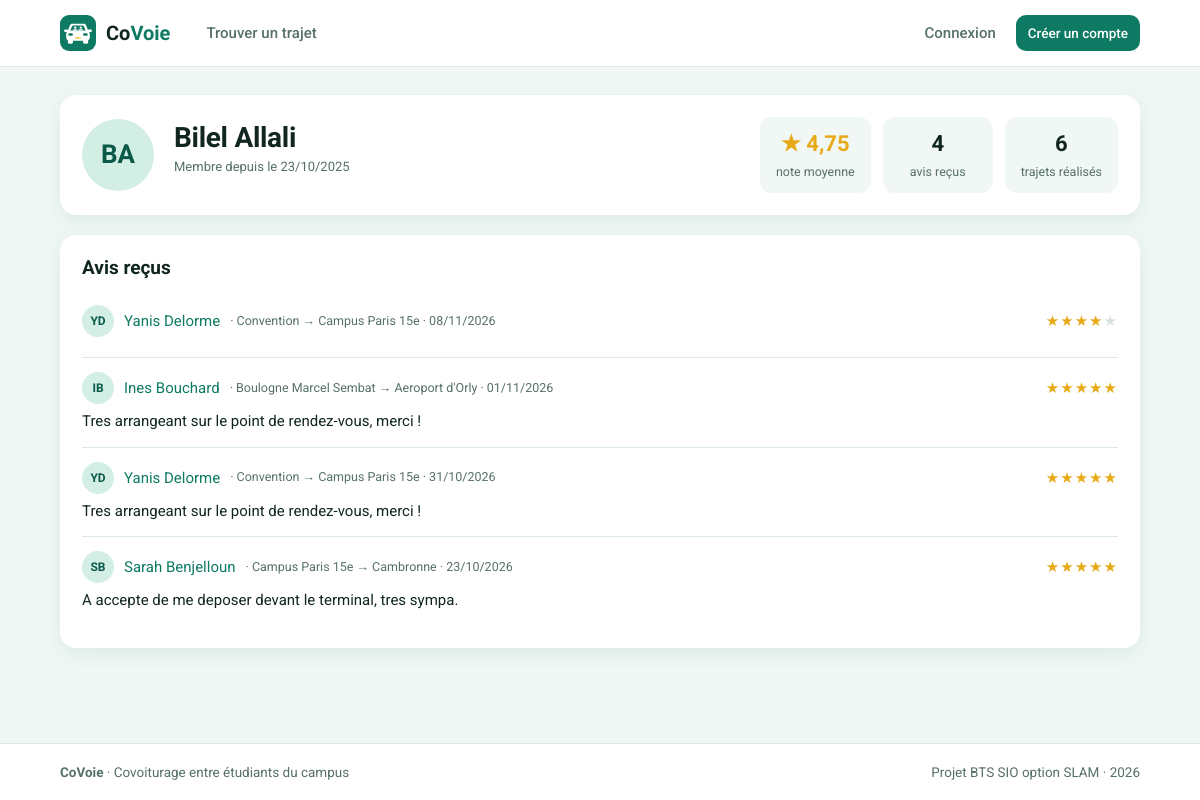
/index.php?page=profil&id=2, run on an earlier commit of the app's database.
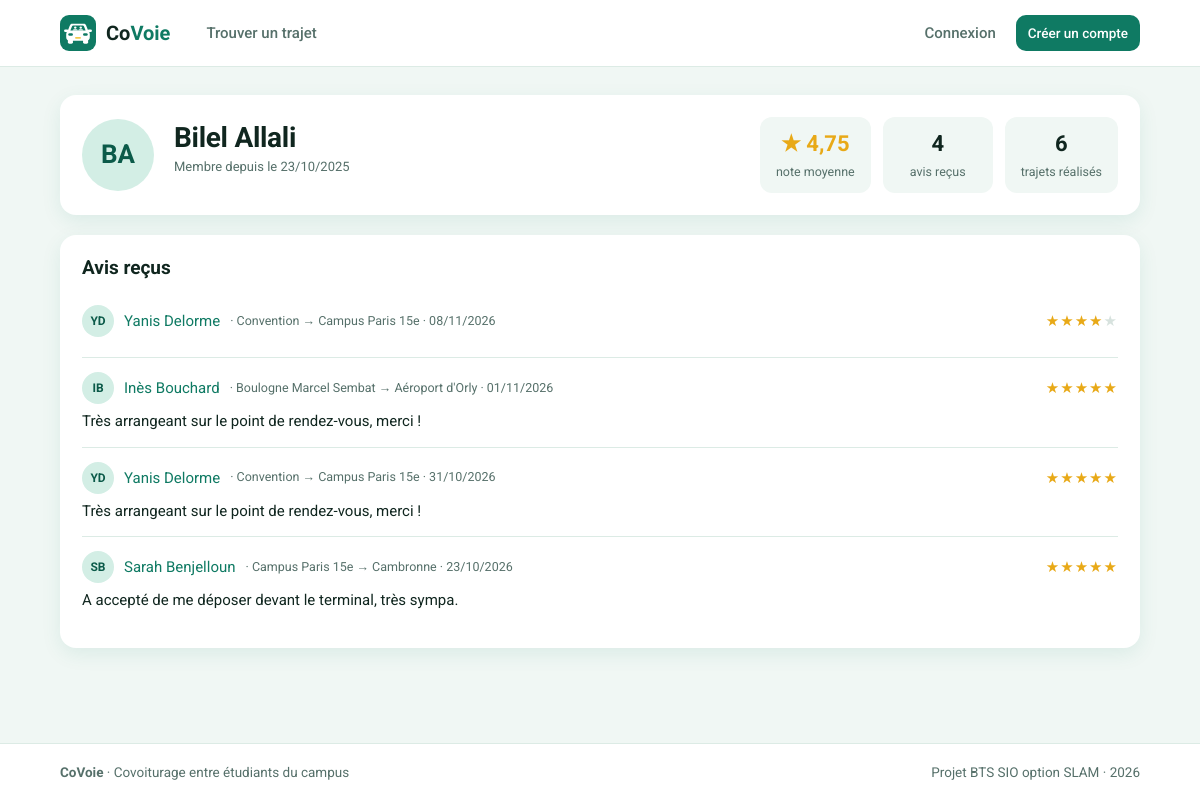
And on a later commit of the database.
### tables this page shows
CREATE TABLE avis (
    id          INT(11)  NOT NULL AUTO_INCREMENT,
    note        INT(1)   NOT NULL,
    commentaire TEXT     NULL,
    date_avis   DATETIME NOT NULL,
    id_trajet   INT(11)  NOT NULL,
    id_auteur   INT(11)  NOT NULL,
    id_cible    INT(11)  NOT NULL,

    PRIMARY KEY (id),

     
    UNIQUE KEY un_seul_avis (id_trajet, id_auteur, id_cible),
    KEY recherche_cible (id_cible),

    CONSTRAINT fk_avis_trajet
        FOREIGN KEY (id_trajet) REFERENCES trajets (id) ON DELETE CASCADE,
    CONSTRAINT fk_avis_auteur
        FOREIGN KEY (id_auteur) REFERENCES utilisateurs (id) ON DELETE CASCADE,
    CONSTRAINT fk_avis_cible
        FOREIGN KEY (id_cible) REFERENCES utilisateurs (id) ON DELETE CASCADE
);

CREATE TABLE utilisateurs (
    id               INT(11)      NOT NULL AUTO_INCREMENT,
    nom              VARCHAR(100) NOT NULL,
    email            VARCHAR(180) NOT NULL,
    mot_de_passe     VARCHAR(255) NOT NULL,
    role             VARCHAR(10)  NOT NULL DEFAULT 'membre',
    date_inscription DATETIME     NOT NULL,

    PRIMARY KEY (id),
    UNIQUE KEY email_unique (email)
);

CREATE TABLE trajets (
    id               INT(11)      NOT NULL AUTO_INCREMENT,
    origine          VARCHAR(120) NOT NULL,
    destination      VARCHAR(120) NOT NULL,
    date_heure       DATETIME     NOT NULL,
    places_totales   INT(2)       NOT NULL,
    places_restantes INT(2)       NOT NULL,
    statut           VARCHAR(10)  NOT NULL DEFAULT 'Ouvert',
    prix             DECIMAL(6,2) NOT NULL DEFAULT 0.00,
    id_conducteur    INT(11)      NOT NULL,

    PRIMARY KEY (id),
    KEY recherche (statut, date_heure),

    CONSTRAINT fk_trajet_conducteur
        FOREIGN KEY (id_conducteur) REFERENCES utilisateurs (id)
        ON DELETE CASCADE
);

### controleurs/AccueilController.php (called while the page is built, shortened)
<?php
class AccueilController
{
    public function profil(): void
    {
        if (!isset($_GET['id'])) {
            $id = proteger();
        } else {
            $id = lireId();
        }
        $membre = Utilisateur::trouver($id);
        afficherVue('accueil/profil', [
            'titre' => $membre->nom,
            'membre' => $membre,
            'note' => Avis::noteMoyenne($membre->id),
            'nombreAvis' => Avis::nombreAvis($membre->id),
            'trajetsRealises' => $membre->nombreTrajetsRealises(),
            'avisRecus' => Avis::listerRecus($membre->id)
        ]);
    }
}

### index.php (called while the page is built, shortened)
<?php
require_once 'includes/connexion.php';
require_once 'includes/fonctions.php';
require_once 'includes/routes.php';
require_once 'modeles/Utilisateur.php';
require_once 'controleurs/AccueilController.php';
$page = 'accueil';
if (isset($_GET['page']) && is_string($_GET['page'])) {
    $page = $_GET['page'];
}
$nomMethode = $routes[$page][1];
$controleur = new $nomControleur();
$controleur->$nomMethode();

### includes/connexion.php (called while the page is built)
<?php
function connexionBdd(): PDO
{
    static $pdo = null;
    if ($pdo === null) {
        $dsn = 'mysql:host=' . BDD_HOTE . ';port=' . BDD_PORT . ';dbname=' . BDD_NOM . ';charset=utf8mb4';
        try {
            $pdo = new PDO($dsn, BDD_UTILISATEUR, BDD_MOT_DE_PASSE, [
                PDO::ATTR_ERRMODE => PDO::ERRMODE_EXCEPTION,
                PDO::ATTR_DEFAULT_FETCH_MODE => PDO::FETCH_ASSOC,
                PDO::ATTR_EMULATE_PREPARES => false
            ]);
        } catch (PDOException $erreur) {
            afficherErreur(500, 'Base de données inaccessible : lancez WAMP et importez sql/covoiturage.sql.');
        }
    }
    return $pdo;
}
function requete(string $sql, array $parametres = []): PDOStatement
{
    $resultat = connexionBdd()->prepare($sql);
    $resultat->execute($parametres);
    return $resultat;
}

### modeles/Utilisateur.php (called while the page is built, shortened)
<?php
class Utilisateur
{
    public static function trouver(int $id): ?Utilisateur
    {
        $resultat = requete('SELECT * FROM utilisateurs WHERE id = ?', [$id]);
        $utilisateur = $resultat->fetchObject('Utilisateur');
        return $utilisateur;
    }
}

### modeles/Avis.php (called while the page is built, shortened)
<?php
class Avis
{
    public static function listerRecus(int $idCible): array
    {
        $sql = "SELECT a.*, u.nom AS nom_auteur, t.origine, t.destination
                FROM avis a
                JOIN utilisateurs u ON u.id = a.id_auteur
                JOIN trajets t ON t.id = a.id_trajet
                WHERE a.id_cible = ?
                ORDER BY a.date_avis DESC";
        return requete($sql, [$idCible])->fetchAll();
    }
}

### vues/accueil/profil.php (the view, shortened to what the changed rows need)
<div class="carte">
    <div class="profil">
        <div>
            <h1>
                <?= e($membre->nom) ?>
            </h1>
        </div>
    </div>
</div>
<div class="carte">
    <h2>Avis reçus</h2>
    <?php foreach ($avisRecus as $avis) { ?>
        <div class="avis">
            <div class="avis-tete">
                <span class="avatar"><?= e(initiales($avis['nom_auteur'])) ?></span>
                <a href="index.php?page=profil&amp;id=<?= $avis['id_auteur'] ?>"><?= e($avis['nom_auteur']) ?></a>
                <small>· <?= e($avis['origine']) ?> → <?= e($avis['destination']) ?> · <?= formaterDate($avis['date_avis']) ?></small>
                <span class="etoiles"><?= etoiles((int) $avis['note']) ?></span>
            </div>
            <?php if ($avis['commentaire'] !== null) { ?>
                <p><?= e($avis['commentaire']) ?></p>
            <?php } ?>
        </div>
    <?php } ?>
</div>

### includes/fonctions.php (shortened to what the changed rows need)
<?php
function lireId(string $nom = 'id'): int
{
    $id = 0;
    if (isset($_GET[$nom])) {
        $id = (int) $_GET[$nom];
    }
    return $id;
}
function afficherVue(string $vue, array $donnees = []): void
{
    extract($donnees);
    require 'vues/gabarit/en-tete.php';
    require 'vues/' . $vue . '.php';
    require 'vues/gabarit/pied.php';
}
function e($texte): string
{
    return htmlspecialchars((string) $texte, ENT_QUOTES, 'UTF-8');
}
function formaterDate(string $date): string
{
    return date('d/m/Y', strtotime($date));
}
function initiales(string $nom): string
{
    $initiales = '';
    foreach (explode(' ', $nom) as $mot) {
        if ($mot !== '') {
            $initiales .= mb_strtoupper(mb_substr($mot, 0, 1));
        }
    }
    return mb_substr($initiales, 0, 2);
}
function etoiles(int $note): string
{
    return str_repeat('★', $note) . '<span class="eteinte">' . str_repeat('★', 5 - $note) . '</span>';
}

What changed in the data, as far as the page shows it:
changed avis "Boulogne Marcel Sembat": id_auteur.nom "Ines Bouchard" → "Inès Bouchard"; id_trajet.destination "Aeroport d'Orly" → "Aéroport d'Orly"; commentaire "Tres arrangeant sur le point de rendez-vous, merci !" → "Très arrangeant sur le point de rendez-vous, merci !"
changed avis (number 3 of 4 on the later page): commentaire "Tres arrangeant sur le point de rendez-vous, merci !" → "Très arrangeant sur le point de rendez-vous, merci !"
changed avis "Sarah Benjelloun": commentaire "A accepte de me deposer devant le terminal, tres sympa." → "A accepté de me déposer devant le terminal, très sympa."
